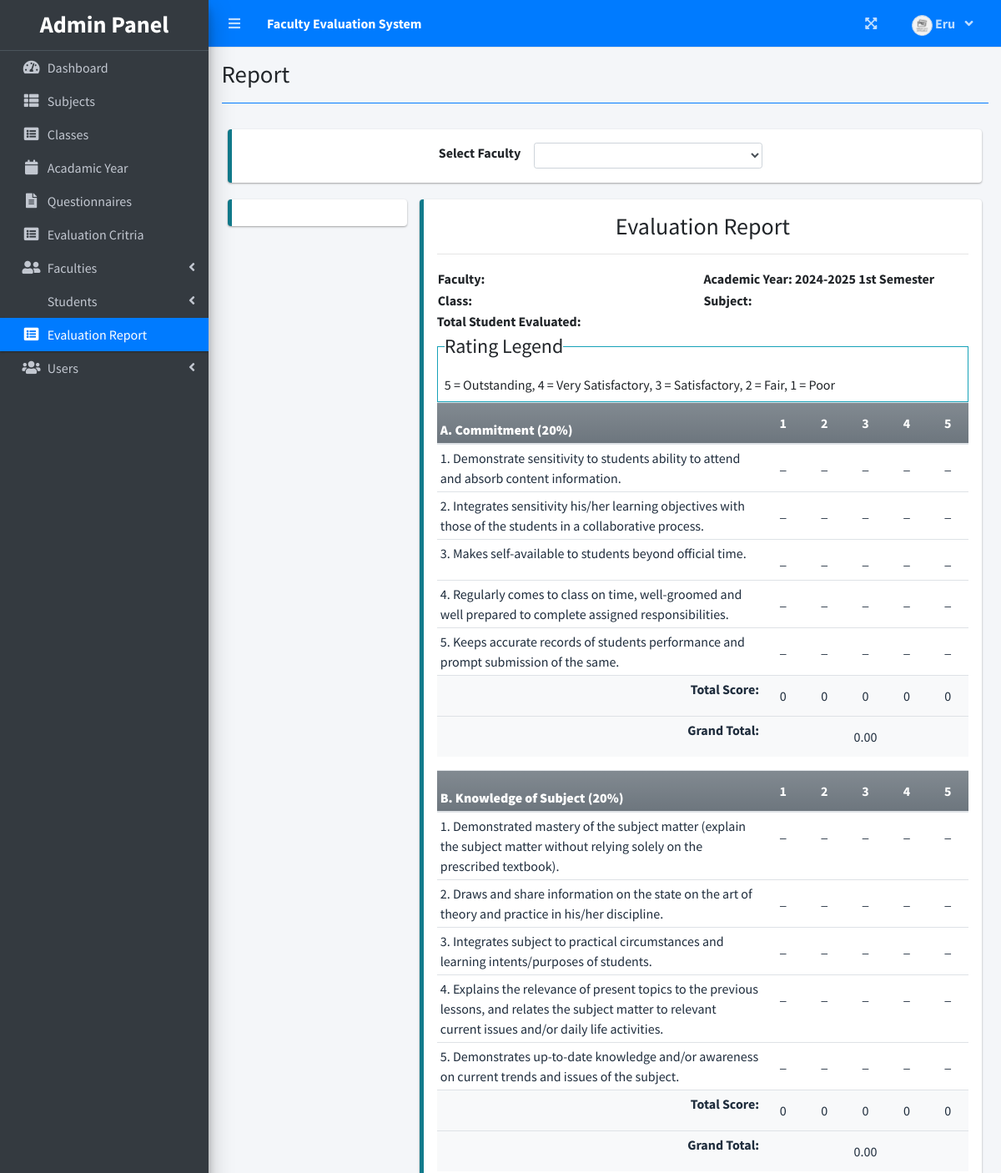
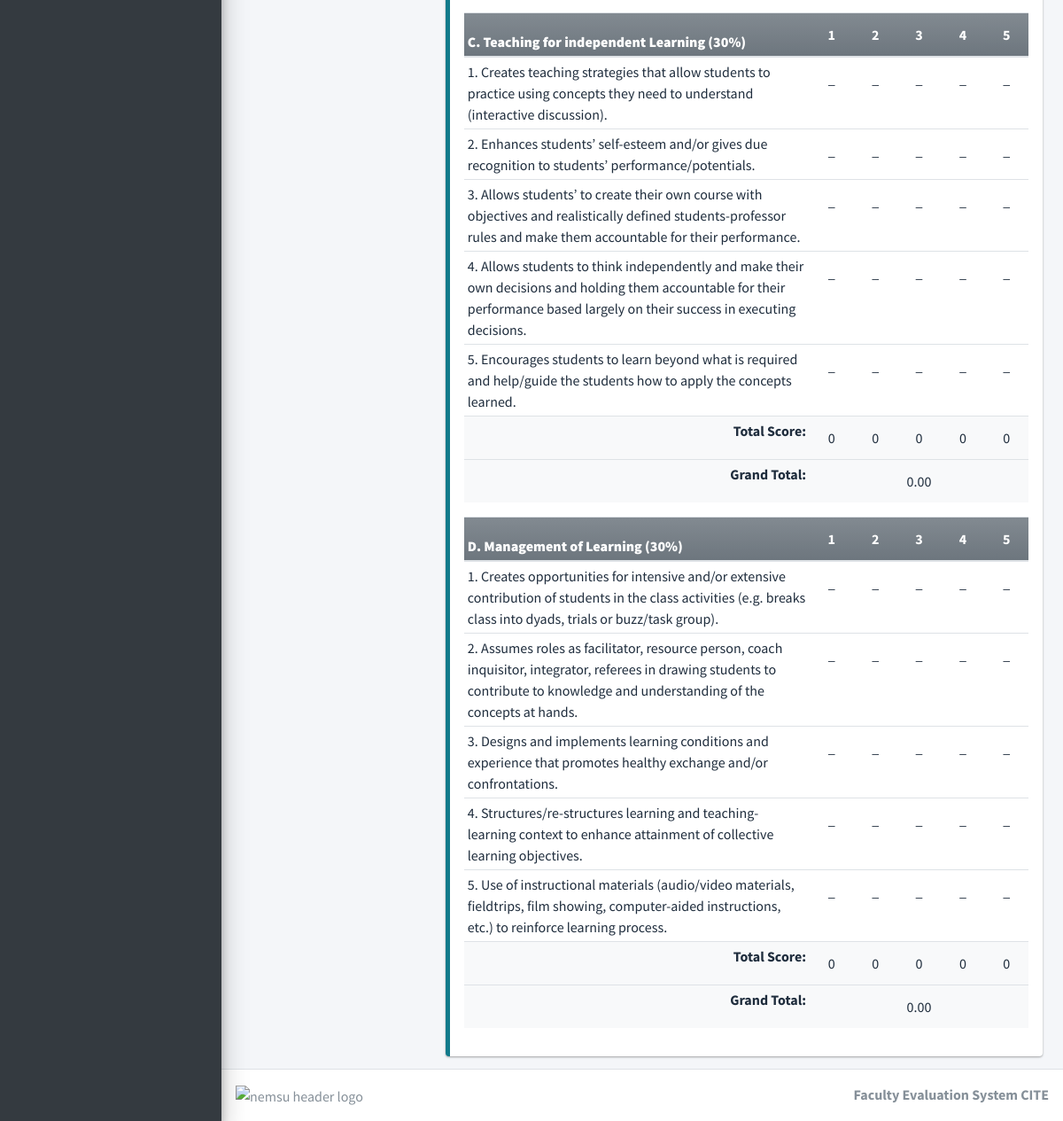
The page /index.php?page=report (signed in) on the database its author committed (2 pictures, top to bottom).
### tables this page shows
CREATE TABLE `criteria_list` (
  `id` int(30) NOT NULL,
  `criteria` text NOT NULL,
  `order_by` int(30) NOT NULL,
  `criteria_rate` decimal(5,2) NOT NULL
);

CREATE TABLE `question_list` (
  `id` int(30) NOT NULL,
  `academic_id` int(30) NOT NULL,
  `question` text NOT NULL,
  `order_by` int(30) NOT NULL,
  `criteria_id` int(30) NOT NULL
);

### admin/report.php (the view, shortened to what this page needs)
<?php $faculty_id = isset($_GET['fid']) ? $_GET['fid'] : '' ; ?>
<?php
function ordinal_suffix($num){
    $num = $num % 100;
    if($num < 11 || $num > 13){
         switch($num % 10){
            case 1: return $num.'st';
        }
    }
    return $num.'th';
}
?>
<div class="col-lg-12">
	<div class="callout callout-info">
		<div class="d-flex w-100 justify-content-center align-items-center">
			<label for="faculty">Select Faculty</label>
			<div class=" mx-2 col-md-4">
			<select name="" id="faculty_id" class="form-control form-control-sm select2">
				<option value=""></option>
				<?php
				$faculty = $conn->query("SELECT *,concat(firstname,' ',lastname) as name FROM faculty_list order by concat(firstname,' ',lastname) asc");
				while($row=$faculty->fetch_assoc()):
				?>
				<option value="<?php echo $row['id'] ?>" <?php echo isset($faculty_id) && $faculty_id == $row['id'] ? "selected" : "" ?>><?php echo ucwords($row['name']) ?></option>
				<?php endwhile; ?>
			</select>
			</div>
		</div>
	</div>
	<div class="row">
	</div>
	<div class="row">
		<div class="col-md-3">
			<div class="callout callout-info">
			</div>
		</div>
		<div class="col-md-9">
			<div class="callout callout-info" id="printable">
			<div>
			<h3 class="text-center">Evaluation Report</h3>
			<hr>
			<table width="100%">
					<tr>
						<td width="50%"><p><b>Faculty: <span id="fname"></span></b></p></td>
						<td width="50%"><p><b>Academic Year: <span id="ay"><?php echo $_SESSION['academic']['year'].' '.(ordinal_suffix($_SESSION['academic']['semester'])) ?> Semester</span></b></p></td>
					</tr>
					<tr>
						<td width="50%"><p><b>Class: <span id="classField"></span></b></p></td>
						<td width="50%"><p><b>Subject: <span id="subjectField"></span></b></p></td>
					</tr>
			</table>
				<p class=""><b>Total Student Evaluated: <span id="tse"></span></b></p>
			</div>
				<fieldset class="border border-info p-2 w-100">
				   <legend  class="w-auto">Rating Legend</legend>
				   <p>5 = Outstanding, 4 = Very Satisfactory, 3 = Satisfactory, 2 = Fair, 1 = Poor</p>
				</fieldset>
				<?php
						$criteria = $conn->query("SELECT * FROM criteria_list where id in (SELECT criteria_id FROM question_list where academic_id = {$_SESSION['academic']['id']} ) order by abs(order_by) asc ");
						while($crow = $criteria->fetch_assoc()):
					?>
					<table class="table table-condensed wborder">
						<thead>
							<tr class="bg-gradient-secondary">
								<th class=" p-1"><b><?php echo $crow['criteria'] ?></b></th>
								<th width="5%" class="text-center">1</th>
								<th width="5%" class="text-center">2</th>
								<th width="5%" class="text-center">3</th>
								<th width="5%" class="text-center">4</th>
								<th width="5%" class="text-center">5</th>
							</tr>
						</thead>
						<tbody class="tr-sortable" data-criterion-id="<?php echo $crow['id']; ?>">
							<?php
							$questions = $conn->query("SELECT * FROM question_list
								WHERE criteria_id = {$crow['id']}
								AND academic_id = {$_SESSION['academic']['id']}
								ORDER BY ABS(order_by) ASC");
							while ($row = $questions->fetch_assoc()):
							?>
							<tr class="bg-white">
								<td class="p-1" width="40%">
									<?php echo $row['question']; ?>
								</td>
								<?php for ($c = 1; $c <= 5; $c++): ?>
								<td class="text-center">
									<span class="rate_<?php echo $c . '_' . $row['id']; ?> rates">_</span>
								</td>
								<?php endfor; ?>
							</tr>
							<?php endwhile; ?>
							<tr class="bg-light">
								<td class="p-1 text-right" width="40%"><b>Total Score:</b></td>
								<?php for ($c = 1; $c <= 5; $c++): ?>
								<td class="text-center">
									<span class="total_rate_<?php echo $crow['id'] . '_' . $c; ?> rates">0</span>
								</td>
								<?php endfor; ?>
							</tr>
							<tr class="bg-light">
								<td class="p-1 text-right" width="40%"><b>Grand Total:</b></td>
								<td colspan="5" class="text-center grand_total_<?php echo $crow['id']; ?>">0.00</td>
							</tr>
						</tbody>
					</table>
					<?php endwhile; ?>
			</div>
		</div>
	</div>
</div>

### rows shown on the page
criteria_list: criteria "A. Commitment (20%)"
question_list: question "1. Demonstrate sensitivity to students ability to attend and absorb content information."
question_list: question "2. Integrates sensitivity his/her learning objectives with those of the students in a collaborative process."
question_list: question "3. Makes self-available to students beyond official time."
question_list: question "4. Regularly comes to class on time, well-groomed and well prepared to complete assigned responsibilities."
question_list: question "5. Keeps accurate records of students performance and prompt submission of the same."
criteria_list: criteria "B. Knowledge of Subject (20%)"
question_list: question "1. Demonstrated mastery of the subject matter (explain the subject matter without relying solely on the prescribed textbook)."
question_list: question "2. Draws and share information on the state on the art of theory and practice in his/her discipline."
question_list: question "3. Integrates subject to practical circumstances and learning intents/purposes of students."
question_list: question "4. Explains the relevance of present topics to the previous lessons, and relates the subject matter to relevant current issues and/or daily life activities."
question_list: question "5. Demonstrates up-to-date knowledge and/or awareness on current trends and issues of the subject."
criteria_list: criteria "C. Teaching for independent Learning (30%)"
question_list: question "1. Creates teaching strategies that allow students to practice using concepts they need to understand (interactive discussion)."
question_list: question "2. Enhances students’ self-esteem and/or gives due recognition to students’ performance/potentials."
question_list: question "3. Allows students’ to create their own course with objectives and realistically defined students-professor rules and make them accountable for their performance."
question_list: question "4. Allows students to think independently and make their own decisions and holding them accountable for their performance based largely on their success in executing decisions."
question_list: question "5. Encourages students to learn beyond what is required and help/guide the students how to apply the concepts learned."
criteria_list: criteria "D. Management of Learning (30%)"
question_list: question "1. Creates opportunities for intensive and/or extensive contribution of students in the class activities (e.g. breaks class into dyads, trials or buzz/task group)."
question_list: question "2. Assumes roles as facilitator, resource person, coach inquisitor, integrator, referees in drawing students to contribute to knowledge and understanding of the concepts at hands."
question_list: question "3. Designs and implements learning conditions and experience that promotes healthy exchange and/or confrontations."
question_list: question "4. Structures/re-structures learning and teaching-learning context to enhance attainment of collective learning objectives."
question_list: question "5. Use of instructional materials (audio/video materials, fieldtrips, film showing, computer-aided instructions, etc.) to reinforce learning process."

### other values the page prints
$_SESSION['system']['name'] "Faculty Evaluation System"
$_SESSION['login_firstname'] "Eru"
$title "Report"
$_SESSION['academic']['year'] "2024-2025"
ordinal_suffix($_SESSION['academic']['semester']) "1st"
